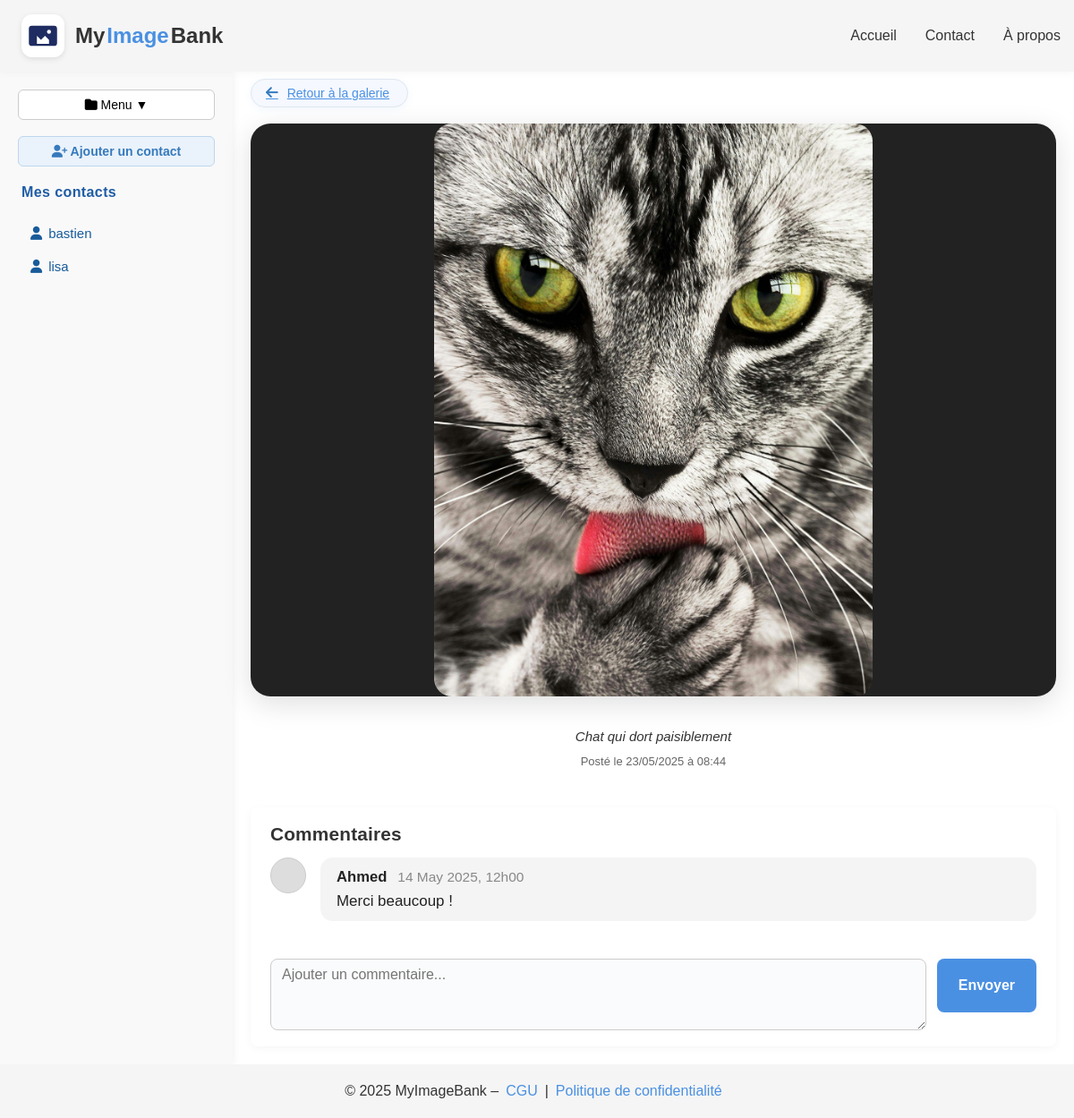
/view-larger.php?image_id=2 (signed in), run on the app's committed database.
### tables this page shows
CREATE TABLE users (
    id INT AUTO_INCREMENT PRIMARY KEY,
    login VARCHAR(50) NOT NULL UNIQUE,
    password VARCHAR(255) NOT NULL,
    nom VARCHAR(100),
    prenom VARCHAR(100),
    email VARCHAR(100),
    created_at TIMESTAMP DEFAULT CURRENT_TIMESTAMP
);

CREATE TABLE images (
    id INT AUTO_INCREMENT PRIMARY KEY,
    user_id INT NOT NULL,
    path VARCHAR(255) NOT NULL,
    caption TEXT,
    created_at TIMESTAMP DEFAULT CURRENT_TIMESTAMP,
    FOREIGN KEY (user_id) REFERENCES users(id) ON DELETE CASCADE
);

CREATE TABLE comments (
    id INT AUTO_INCREMENT PRIMARY KEY,
    image_id INT NOT NULL,
    author VARCHAR(100) NOT NULL DEFAULT 'Anonyme',
    comment_text TEXT NOT NULL,
    created_at DATETIME NOT NULL DEFAULT CURRENT_TIMESTAMP,
    INDEX (image_id)
);

### src/contact_list.php (called while the page is built)
<?php
function getUserContacts(PDO $pdo, int $userId): array {
    $sql = "SELECT u.id, u.login
            FROM contacts c
            JOIN users u ON c.contact_user_id = u.id
            WHERE c.user_id = ?";
    $stmt = $pdo->prepare($sql);
    $stmt->execute([$userId]);
    return $stmt->fetchAll(PDO::FETCH_ASSOC);
}

### public/view-larger.php (the view, shortened to what this page needs)
<?php
$pdo = getDatabaseConnection();
$image_id = isset($_GET['image_id']) ? (int)$_GET['image_id'] : 0;
$user_id = $_SESSION['user_id'] ?? null;
$stmt = $pdo->prepare("SELECT * FROM images WHERE id = ?");
$stmt->execute([$image_id]);
$image = $stmt->fetch(PDO::FETCH_ASSOC);
$stmt = $pdo->prepare("SELECT author AS display_name, comment_text, created_at FROM comments WHERE image_id = ? ORDER BY created_at DESC");
$stmt->execute([$image_id]);
$comments = $stmt->fetchAll(PDO::FETCH_ASSOC);
include "templates/header.php";
?>
<div class="page-wrapper">
    <?php include "templates/sidebar.php"; ?>
    <main class="main-content main-view-larger">
        <div class="larger-image-wrapper">
            <a href="gallery.php" class="gallery-link">
                <i class="fas fa-arrow-left"></i>
                <span>Retour à la galerie</span>
            </a>
            <div class="image-larger">
                <img src="<?= htmlspecialchars($image['path']) ?>"
                     alt="<?= htmlspecialchars($image['caption'] ?? 'Image') ?>">
            </div>
            <p class="image-caption"><?= htmlspecialchars($image['caption']) ?></p>
            <p class="image-date">Posté le <?= date("d/m/Y à H:i", strtotime($image['created_at'])) ?></p>
        </div>
        <div class="comments-section">
            <h3>Commentaires</h3>
            <?php if (empty($comments)): ?>
                <p>Aucun commentaire pour cette image.</p>
            <?php else: ?>
                <?php foreach ($comments as $comment): ?>
                    <div class="comment-item">
                        <div class="avatar"></div>
                        <div class="comment-bubble">
                            <div class="comment-header">
                                <span class="comment-author"><?= htmlspecialchars($comment['display_name']) ?></span>
                                <span class="comment-date"><?= date('d M Y, H\hi', strtotime($comment['created_at'])) ?></span>
                            </div>
                            <div class="comment-text"><?= nl2br(htmlspecialchars($comment['comment_text'])) ?></div>
                        </div>
                    </div>
                <?php endforeach; ?>
            <?php endif; ?>
            <div class="comment-add-section">
                <?php if ($user_id): ?>
                    <form class="comment-form" method="POST" action="view-larger.php?image_id=<?= $image_id ?>">
                        <textarea name="comment" placeholder="Ajouter un commentaire..." required></textarea>
                        <button type="submit" class="btn-primary">Envoyer</button>
                    </form>
                <?php else: ?>
                    <p class="popup-login-message">Vous devez <a href="auth-page.php">vous connecter</a> pour commenter.</p>
                <?php endif; ?>
            </div>
        </div>
    </main>
</div>
<?php include "templates/footer.php"; ?>

### public/templates/sidebar.php (shortened to what this page needs)
<aside class="sidebar">
  <div class="toolbar-row">
    <button class="toolbar-btn" id="menu-toggle">
      <i class="fa-solid fa-folder"></i> Menu ▼
    </button>
    <button class="toolbar-btn add-contact-btn" id="add-contact-btn">
      <i class="fa-solid fa-user-plus"></i> Ajouter un contact
    </button>
  </div>
  <div class="contacts-list">
    <h4>Mes contacts</h4>
    <ul class="contacts-ul">
      <?php
      require_once __DIR__ . '/../../src/contact_list.php';
      $contacts = [];
      if (isset($_SESSION['user_id'])) {
          $pdo = getDatabaseConnection();
          $contacts = getUserContacts($pdo, (int)$_SESSION['user_id']);
      }
      if (empty($contacts)) {
          echo "<li class='contact-li'>Aucun contact.</li>";
      } else {
          foreach ($contacts as $contact) {
              echo '<li class="contact-li">
                      <a href="gallery.php?user_id=' . (int)$contact['id'] . '" class="contact-link">
                        <i class="fa-solid fa-user"></i> ' . htmlspecialchars($contact['login']) . '
                      </a>
                    </li>';
          }
      }
      ?>
    </ul>
  </div>
</aside>

### public/assets/css/base.css (style rules this page uses)
* { box-sizing: border-box; margin: 0; padding: 0; }
html, body { min-height: 100vh; }
body { display: flex; flex-direction: column; font-family: 'Poppins', sans-serif; color: #333; background: #fff; }

### public/assets/css/theme.css (style rules this page uses)
.btn-primary { background: #4A90E2; color: #fff; border: none; padding: 0 20px; height: 48px; border-radius: 8px; font-size: 16px; cursor: pointer; transition: background 0.3s ease; }
.toolbar-btn { min-width: 90px; font-size: 14px; padding: 8px; border: 1px solid #CCC; border-radius: 6px; background: #fff; cursor: pointer; text-align: center; }
.gallery-link { align-self: flex-start; display: inline-flex; align-items: center; gap: 8px; font-size: 1.08rem; font-weight: 500; color: #357ABD; background: #f5f8ff; border-radius: 24px; padding: 7px 20px 7px 16px; box-shadow: 0 2px 8px rgba(74,144,226,0.07); text-decoration: none; transition: background 0.18s, color 0.18s, box-shadow 0.18s; margin-bottom: 18px; margin-top: 8px; border: 1px solid #e1e8f0; }
.gallery-link i { font-size: 1.12em; color: #357ABD; margin-right: 2px; transition: color 0.18s; }

### public/assets/css/layout.css (style rules this page uses)
.page-wrapper { flex: 1; display: flex; }
.main-content { flex: 1; padding: 0 20px; display: flex; align-items: center; justify-content: center; }

### public/assets/css/components/image-card.css (style rules this page uses)
.image-caption { font-style: italic; font-size: 15px; margin: 8px 0; color: #333; text-align: center; padding: 10px 16px 4px; }
.image-date { font-size: 13px; color: #666; text-align: center; padding: 0 12px 12px; }
.gallery-link { font-size: 14px; color: #4A90E2; text-decoration: underline; }

### public/assets/css/templates/sidebar.css (style rules this page uses)
.sidebar { width: 260px; background: #F9F9F9; box-shadow: 2px 0 8px rgba(0,0,0,0.05); padding: 20px; }
.toolbar-row { display: flex; gap: 8px; flex-direction: column; margin-bottom: 16px; }
.toolbar-btn { min-width: 90px; font-size: 14px; padding: 8px; border: 1px solid #CCC; border-radius: 6px; background: #fff; cursor: pointer; text-align: center; transition: background 0.2s; }
.add-contact-btn { margin-top: 10px; background: #eaf2fb; color: #357ABD; font-weight: 600; border: 1px solid #bdd6ee; transition: background 0.2s, color 0.2s; }
.contacts-list { margin-top: 28px; padding-left: 2px; }
.contacts-list h4 { font-size: 16px; color: #205da5; font-weight: 700; margin-bottom: 6px; letter-spacing: 0.4px; }
.contacts-ul { list-style: none; padding: 0; margin: 0; }
.contact-li { margin-bottom: 8px; }
.contact-link { color: #185b9a; font-size: 15px; text-decoration: none; display: flex; align-items: center; gap: 7px; transition: color 0.18s; border-radius: 6px; padding: 6px 10px; }

### public/assets/css/pages/auth.css (style rules this page uses)
.btn-primary { height: 50px; font-size: 17px; }

### public/assets/css/pages/contact.css (style rules this page uses)
.contacts-list { display: flex; flex-direction: column; gap: 16px; margin-top: 20px; padding-left: 4px; }

### data on the page
users: login "bastien"
users: login "lisa"
images: path (picture), caption "Chat qui dort paisiblement", created_at "23/05/2025 à 08:44"
comments: author "Ahmed", created_at "14 May 2025, 12h00", comment_text "Merci beaucoup !"
